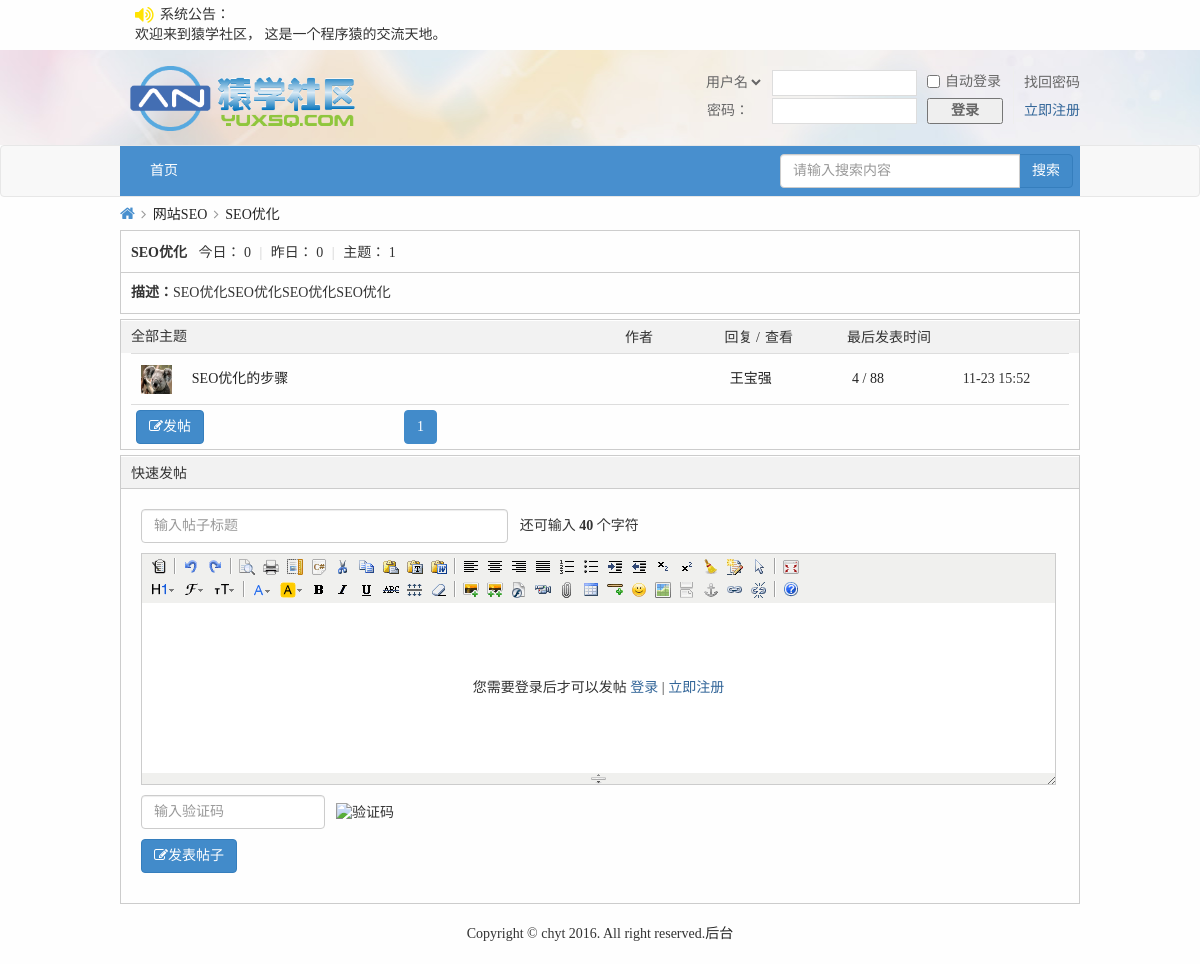
The page /sModuleList.php?sid=4 on the database as committed earlier.
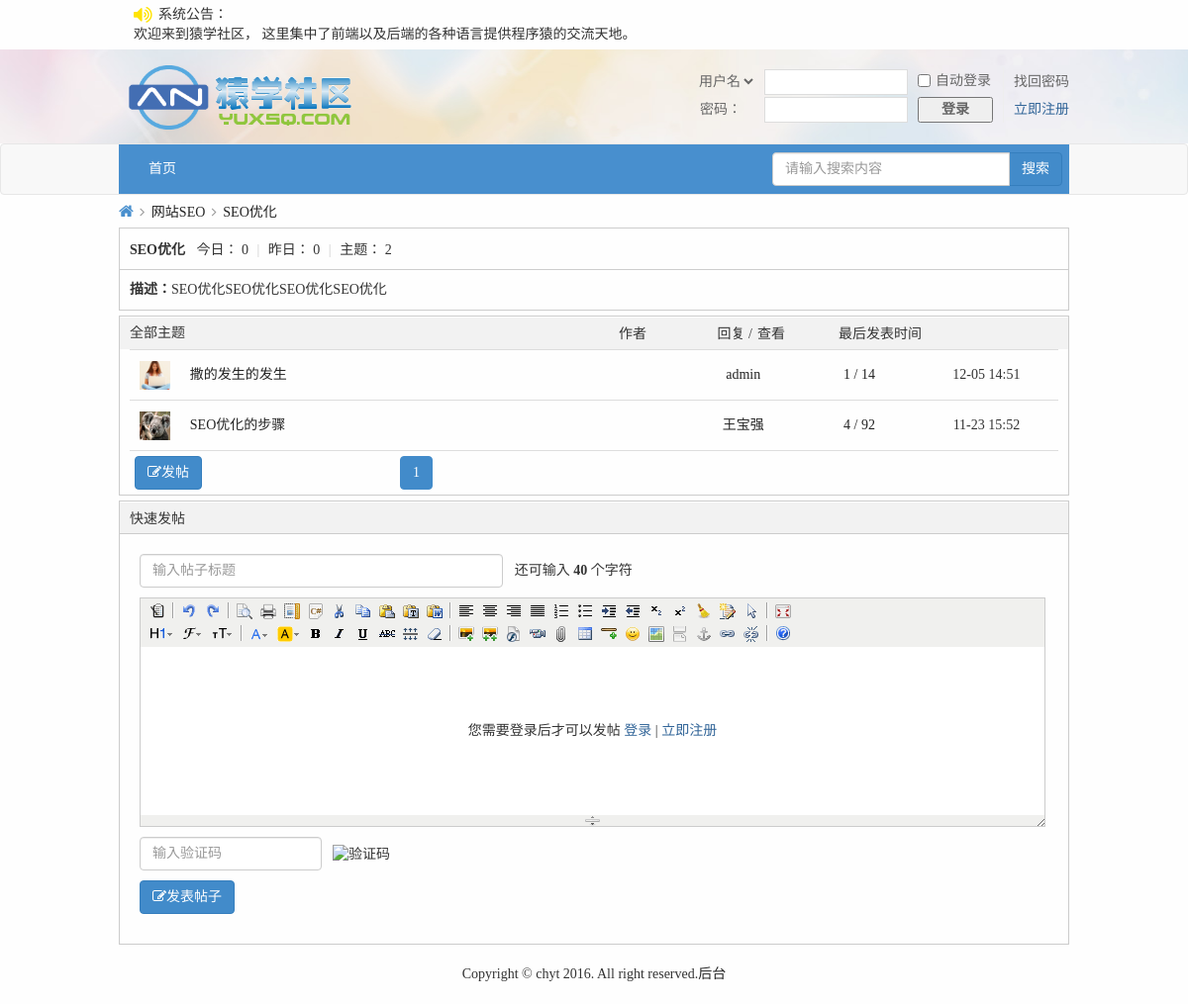
The same page on the database as committed later.
### tables this page shows
CREATE TABLE IF NOT EXISTS `notice` (
  `nid` int(11) NOT NULL AUTO_INCREMENT COMMENT '序号',
  `noticeContent` varchar(200) NOT NULL COMMENT '公告内容',
  PRIMARY KEY (`nid`)
);

CREATE TABLE IF NOT EXISTS `post` (
  `postId` int(11) NOT NULL AUTO_INCREMENT COMMENT '帖子id',
  `postTitle` varchar(200) NOT NULL COMMENT '帖子标题',
  `postContent` varchar(2000) NOT NULL COMMENT '帖子内容',
  `postTime` datetime NOT NULL COMMENT '发帖时间',
  `tsmoduleId` int(11) NOT NULL COMMENT '所属子版块的id',
  `times` int(11) NOT NULL COMMENT '浏览次数',
  `postuid` int(11) NOT NULL COMMENT '发帖人id',
  `isTop` int(11) NOT NULL DEFAULT '0' COMMENT '是否置顶',
  `isBoutique` int(11) NOT NULL DEFAULT '0' COMMENT '是否加精',
  `postStatus` int(11) NOT NULL DEFAULT '0' COMMENT '帖子是否需要验证状态，默认0无需验证',
  `updateTime` datetime NOT NULL COMMENT '当前条帖子有回复就更新',
  `isShield` int(11) NOT NULL DEFAULT '0' COMMENT '是否屏蔽',
  PRIMARY KEY (`postId`)
);

CREATE TABLE IF NOT EXISTS `user` (
  `id` int(20) NOT NULL AUTO_INCREMENT COMMENT '唯一标识符',
  `name` varchar(200) NOT NULL COMMENT '用户名称',
  `psw` varchar(200) NOT NULL COMMENT '用户密码',
  `sex` varchar(200) NOT NULL DEFAULT '未填写' COMMENT '用户性别',
  `email` varchar(200) NOT NULL COMMENT '邮箱地址',
  `qq` varchar(200) NOT NULL DEFAULT '未填写' COMMENT '用户qq',
  `photo` varchar(200) NOT NULL COMMENT '用户头像',
  `userType` int(11) NOT NULL DEFAULT '0' COMMENT '用户类型',
  `reallyName` varchar(200) NOT NULL DEFAULT '未填写' COMMENT '用户真实姓名',
  `birthday` varchar(200) NOT NULL DEFAULT '未填写' COMMENT '用户生日',
  `homeplace` varchar(200) NOT NULL DEFAULT '未填写' COMMENT '用户出生地',
  `bloodType` varchar(200) NOT NULL DEFAULT '未填写' COMMENT '用户血型',
  `fixedTel` varchar(200) NOT NULL DEFAULT '未填写' COMMENT '用户固定电话',
  `phone` varchar(200) NOT NULL DEFAULT '未填写' COMMENT '用户电话',
  `website` varchar(200) NOT NULL DEFAULT 'http://' COMMENT '用户主页',
  `school` varchar(200) NOT NULL DEFAULT '未填写' COMMENT '用户毕业学校',
  `degree` varchar(200) NOT NULL DEFAULT '未填写' COMMENT '用户学历',
  `company` varchar(200) NOT NULL DEFAULT '未填写' COMMENT '用户公司',
  `profession` varchar(200) NOT NULL DEFAULT '未填写' COMMENT '用户职业',
  `job` varchar(200) NOT NULL DEFAULT '未填写' COMMENT '用户职位',
  `income` varchar(200) NOT NULL DEFAULT '未填写' COMMENT '用户年收入',
  `registerTime` datetime NOT NULL COMMENT '注册时间',
  `lastLogin` datetime NOT NULL COMMENT '最后一次登录时间',
  `userStatus` int(11) NOT NULL DEFAULT '0' COMMENT '用户是否需要验证状态',
  `isForbid` int(11) NOT NULL DEFAULT '0' COMMENT '是否禁止',
  `loginTimes` int(11) NOT NULL DEFAULT '1' COMMENT '登陆次数',
  PRIMARY KEY (`id`)
);

### inc/mysql.func.php (called while the page is built, shortened)
<?php
    function execute($link, $sql){
        $result = mysqli_query($link, $sql);
        return $result;
    }
    function nums($link, $sql){
        return mysqli_num_rows(execute($link, $sql));
    }
    function fetch_array($result){
        return mysqli_fetch_assoc($result);
    }
?>

### inc/global.func.php (called while the page is built, shortened)
<?php
    function page($count,$page_size,$num_btn=10,$page='page'){
        $page_num_all=ceil($count/$page_size);
        $start=($_GET[$page]-1)*$page_size;
        $limit="limit {$start},{$page_size}";
        $current_url=$_SERVER['REQUEST_URI'];
        $arr_current=parse_url($current_url);
        $current_path=$arr_current['path'];
        $url='';
        if(isset($arr_current['query'])){
            parse_str($arr_current['query'],$arr_query);
            unset($arr_query[$page]);
            if(empty($arr_query)){
                $url="{$current_path}?{$page}=";
            }else{
                $other=http_build_query($arr_query);
                $url="{$current_path}?{$other}&{$page}=";
            }
        }else{
            $url="{$current_path}?{$page}=";
        }
        $html=array();
        if($num_btn>=$page_num_all){
            for($i=1;$i<=$page_num_all;$i++){
                if($_GET[$page]==$i){
                    $html[$i]="<li class='active'><a href='#'>{$i}</a></li>";
                }else{
                    $html[$i]="<li><a href='{$url}{$i}'>{$i}</a></li>";
                }
            }
        }
        $html=implode(' ',$html);
        $data=array(
            'limit'=>$limit,
            'html'=>$html,
            'totalPage'=>$page_num_all
        );
        return $data;
    }
    function tranTime($time) {
        $rtime = date("m-d H:i",$time);
        $htime = date("H:i",$time);
        $time = time() - $time;
        if ($time < 60) {
            $str = '刚刚';
        }
        elseif ($time < 60 * 60) {
            $min = floor($time/60);
            $str = $min.'分钟前';
        }
        elseif ($time < 60 * 60 * 24) {
            $h = floor($time/(60*60));
            $str = $h.'小时前 '.$htime;
        }
        elseif ($time < 60 * 60 * 24 * 3) {
            $d = floor($time/(60*60*24));
            if($d==1)
                $str = '昨天 '.$rtime;
            else
                $str = '前天 '.$rtime;
        }
        else {
            $str = $rtime;
        }
        return $str;
    }
?>

### sModuleList.php (the view, shortened to what the changed rows need)
<!DOCTYPE html>
<html lang="en">
<head>
    <link rel="stylesheet" href="font/css/font-awesome.min.css">
    <link rel="stylesheet" href="css/bootstrap/css/bootstrap.min.css">
    <link rel="stylesheet" href="css/common.css">
    <link rel="stylesheet" href="css/pModuleList.css">
    <link rel="stylesheet" href="css/sModuleList.css">
</head>
<?php
    $link = connect();
    $sql_n = "select * from notice where nid=1";
    $data_n = fetch_array(execute($link, $sql_n));
    $nc = $data_n["noticeContent"];
    include_once "inc/handlerLogin.php";
    $sql_sel = "select * from sub_Module where sid={$_GET['sid']}";
    $result_sel = execute($link, $sql_sel);
    $data_sm = fetch_array($result_sel);
    $post_total = "select * from post where tsmoduleId={$_GET['sid']}";
    $sm_total = nums($link, $post_total);
    $data_page = page($sm_total, 2);
    $post_total = "select * from post where tsmoduleId={$_GET['sid']} order by postId DESC {$data_page['limit']}";
    $res_total = execute($link, $post_total);
    $post_total_today = "select * from post where tsmoduleId={$_GET['sid']} and date_format(postTime,'%Y-%m-%d')=curdate()";
    $ptotal_today = nums($link, $post_total_today);
    $post_total_yesterday = "select * from post where tsmoduleId={$_GET['sid']} and date_format(postTime,'%Y-%m-%d')=DATE_SUB(curdate(),INTERVAL 1 DAY)";
    $ptotal_yesterday = nums($link, $post_total_yesterday);
?>
<body>
<?php include_once "inc/header.inc.php"?>
<div class="container" style="width: 990px;">
    <div class="pm-wrap">
        <div class="pm">
            <strong><?php echo $data_sm['smoduleName'];?></strong>
            <em>今日：</em>
            <em><?php echo $ptotal_today;?></em>
            <span class="pipe">|</span>
            <em>昨日：</em>
            <em><?php echo $ptotal_yesterday;?></em>
            <span class="pipe">|</span>
            <em>主题：</em>
            <em><?php echo $sm_total;?></em>
        </div>
    </div>
    <div class="plist">
        <div class="pm-sm-top">
            <h2>全部主题</h2>
        </div>
        <div class="plist-row">
            <table class="table table-condensed table-hover" id="plist-table">
                <?php
                if ($sm_total) {
                    while ($data_sm_post = fetch_array($res_total)) {
                        $sql_u = "select * from user where id={$data_sm_post['postuid']}";
                        $data_u = fetch_array(execute($link, $sql_u));
                        $smu = "select * from reply where tpostId={$data_sm_post['postId']}";
                        $rep_nums = nums($link, $smu);
                        $url = "";
                        if (!empty($data_u['photo'])) {
                            $url = $data_u['photo'];
                        } else {
                            $url = "img/noavatar_small.gif";
                        }
                        $img = "";
                        $boutique = $data_sm_post['isBoutique'];
                        if ($boutique){
                            $img = "<img id='jiajing' src='img/jiajing.gif'>";
                        }else{
                            $img = "";
                        }
                ?>
                        <tr>
                            <td class="ltd1" style="padding-left: 10px;">
                                <a href="userProfile.php?uid=<?php echo $data_u['id']; ?>">
                                    <img src="<?php echo $url; ?>" alt="发帖人" title="<?php echo $data_u['name'];?>" width="31" height="29">
                                </a>
                            </td>
                            <td class="ltd2">
                                <?php
                                    if(isset($userStatus)){
                                        if ($userStatus == 1){
                                            echo "<a href='userNotVerify.php' title='{$data_sm_post['postTitle']}'>{$data_sm_post['postTitle']}</a>{$img}";
                                        }else{
                                            if ($status == 1){
                                                echo "<a href='forbidTip.php' title='{$data_sm_post['postTitle']}'>{$data_sm_post['postTitle']}</a>{$img}";
                                            }else{
                                                echo "<a href='postShow.php?postId={$data_sm_post['postId']}&sid={$_GET['sid']}' title='{$data_sm_post['postTitle']}'>{$data_sm_post['postTitle']}</a>{$img}";
                                            }
                                        }
                                    }else{
                                        echo "<a href='postShow.php?postId={$data_sm_post['postId']}&sid={$_GET['sid']}' title='{$data_sm_post['postTitle']}'>{$data_sm_post['postTitle']}</a>{$img}";
                                    }
                                ?>
                            </td>
                            <td class="ltd4"><a href="userProfile.php?uid=<?php echo $data_u['id']; ?>"><?php echo $data_u['name'];?></a></td>
                            <td class="ltd5"><a href="#"><?php echo $rep_nums;?> / <?php echo $data_sm_post['times'];?></a></td>
                            <td class="ltd3"><?php echo tranTime(strtotime($data_sm_post['updateTime'])); ?></td>
                        </tr>
                    <?php }
                }else{
                    echo "<tr><td colspan='5'>暂无帖子...</td></tr>";
                }
                ?>
            </table>
        </div>
    </div>
    <div class="fastpub">
        <div class="fastpub-h">
            <h2>快速发帖</h2>
        </div>
    </div>
</div>
</body>
</html>

### inc/header.inc.php (shortened to what the changed rows need)
<?php
if(!empty($nc)){
    echo "<div class='notice'>
            <div class='container'>
                <p><i class='fa fa-volume-up'></i></p><p style='margin-left: 25px;'>系统公告：</p>
                <marquee direction='left' width='830' scrollamount='2'>{$nc}</marquee>
            </div>
          </div>" ;
}
?>

Rows that differ between the two databases and show on the page:
changed notice: noticeContent "欢迎来到猿学社区， 这是一个程序猿的交流天地。" → "欢迎来到猿学社区， 这里集中了前端以及后端的各种语言提供程序猿的交流天地。"
added post: user.photo (picture), postTitle "撒的发生的发生", user.name "admin", rep_nums "1", times "14", updateTime "12-05 14:51"
changed post "SEO优化的步骤": times "88" → "92"
Other text that changed with them:
$sm_total: "1" → "2"
